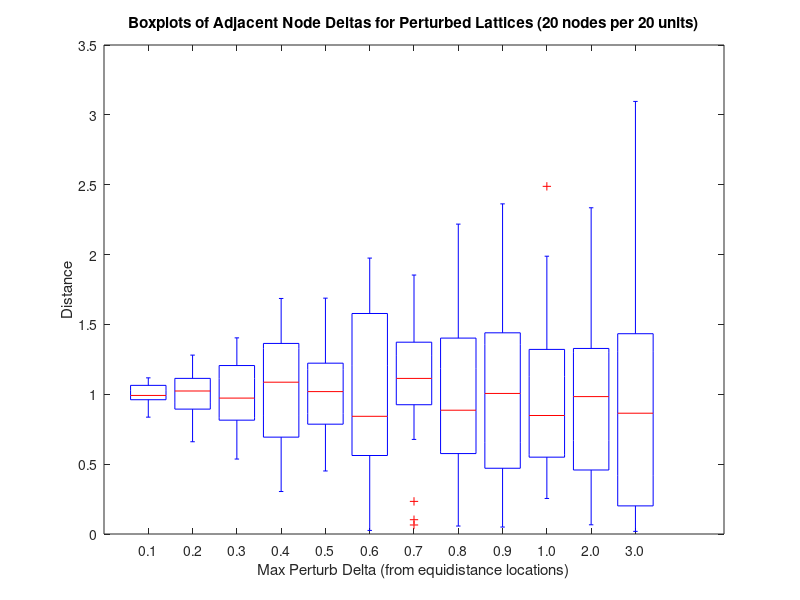

Write MATLAB code to recreate this figure. (Note: this script raises an error after producing the figure.)
clear all;
close all;

%% load lattice information
load('lattice_locations_perturbed.mat');

%% Extract node spacing information
nodeCount = max(size(node_positions_00x2E10));



nodeSpacings = zeros(nodeCount-1, 12);

nodeSpacings(:, 1) = node_positions_00x2E10(2:nodeCount) ...
    - node_positions_00x2E10(1:(nodeCount-1));

nodeSpacings(:, 2) = node_positions_00x2E20(2:nodeCount) ...
    - node_positions_00x2E20(1:(nodeCount-1));

nodeSpacings(:, 3) = node_positions_00x2E30(2:nodeCount) ...
    - node_positions_00x2E30(1:(nodeCount-1));

nodeSpacings(:, 4) = node_positions_00x2E40(2:nodeCount) ...
    - node_positions_00x2E40(1:(nodeCount-1));

nodeSpacings(:, 5) = node_positions_00x2E50(2:nodeCount) ...
    - node_positions_00x2E50(1:(nodeCount-1));

node_positions_00x2E60 = sort(node_positions_00x2E60);
nodeSpacings(:, 6) = node_positions_00x2E60(2:nodeCount) ...
    - node_positions_00x2E60(1:(nodeCount-1));

node_positions_00x2E70 = sort(node_positions_00x2E70);
nodeSpacings(:, 7) = node_positions_00x2E70(2:nodeCount) ...
    - node_positions_00x2E70(1:(nodeCount-1));

node_positions_00x2E80 = sort(node_positions_00x2E80);
nodeSpacings(:, 8) = node_positions_00x2E80(2:nodeCount) ...
    - node_positions_00x2E80(1:(nodeCount-1));

node_positions_00x2E90 = sort(node_positions_00x2E90);
nodeSpacings(:, 9) = node_positions_00x2E90(2:nodeCount) ...
    - node_positions_00x2E90(1:(nodeCount-1));

node_positions_10x2E00 = sort(node_positions_10x2E00);
nodeSpacings(:, 10) = node_positions_10x2E00(2:nodeCount) ...
    - node_positions_10x2E00(1:(nodeCount-1));

node_positions_20x2E00 = sort(node_positions_20x2E00);
nodeSpacings(:, 11) = node_positions_20x2E00(2:nodeCount) ...
    - node_positions_20x2E00(1:(nodeCount-1));

node_positions_30x2E00 = sort(node_positions_30x2E00);
nodeSpacings(:, 12) = node_positions_30x2E00(2:nodeCount) ...
    - node_positions_30x2E00(1:(nodeCount-1));

%% Plot node spacing information
figure;
boxplotLabels = {'0.1', '0.2', '0.3', '0.4', '0.5', '0.6', '0.7', '0.8', ...
    '0.9', '1.0', '2.0', '3.0'};
boxplotHandles = boxplot(nodeSpacings, 'Labels', boxplotLabels);
title(['Boxplots of Adjacent Node Deltas for Perturbed Lattices ' ...
    '(20 nodes per 20 units)']);
xlabel('Max Perturb Delta (from equidistance locations)');
ylabel('Distance');

%% Output node spacing information
handlesSize = size(boxplotHandles);
numBoxPlots = handlesSize(2);

upperWhiskerHandles = findobj(boxplotHandles, 'tag', 'Upper Whisker');
upperWhiskerValues = get(upperWhiskerHandles, 'YData');

medianHandles = findobj(boxplotHandles, 'tag', 'Median');
medianValues = get(medianHandles, 'YData');

lowerWhiskerHandles = findobj(boxplotHandles, 'tag', 'Lower Whisker');
lowerWhiskerValues = get(lowerWhiskerHandles, 'YData');

for i = 1:numBoxPlots
    disp('--------------------------------------------------------');
    disp(['Important statistics (max perturb delta = ' boxplotLabels{i} ')']);
    disp(['Maximum: ' num2str(upperWhiskerValues{i}(2))]);
    disp(['Upper Quartile: ' num2str(upperWhiskerValues{i}(1))]);
    disp(['Median: ' num2str(medianValues{i}(1))]);
    disp(['Lower Quartile: ' num2str(lowerWhiskerValues{i}(2))]);
    disp(['Minimum: ' num2str(lowerWhiskerValues{i}(1))]);
    disp(['IQR: ' num2str(upperWhiskerValues{i}(1) - lowerWhiskerValues{i}(2))]);
    disp(['Mean: ' num2str(sum(nodeSpacings(:, i)) / (nodeCount-1))]);
    disp('--------------------------------------------------------');
end
